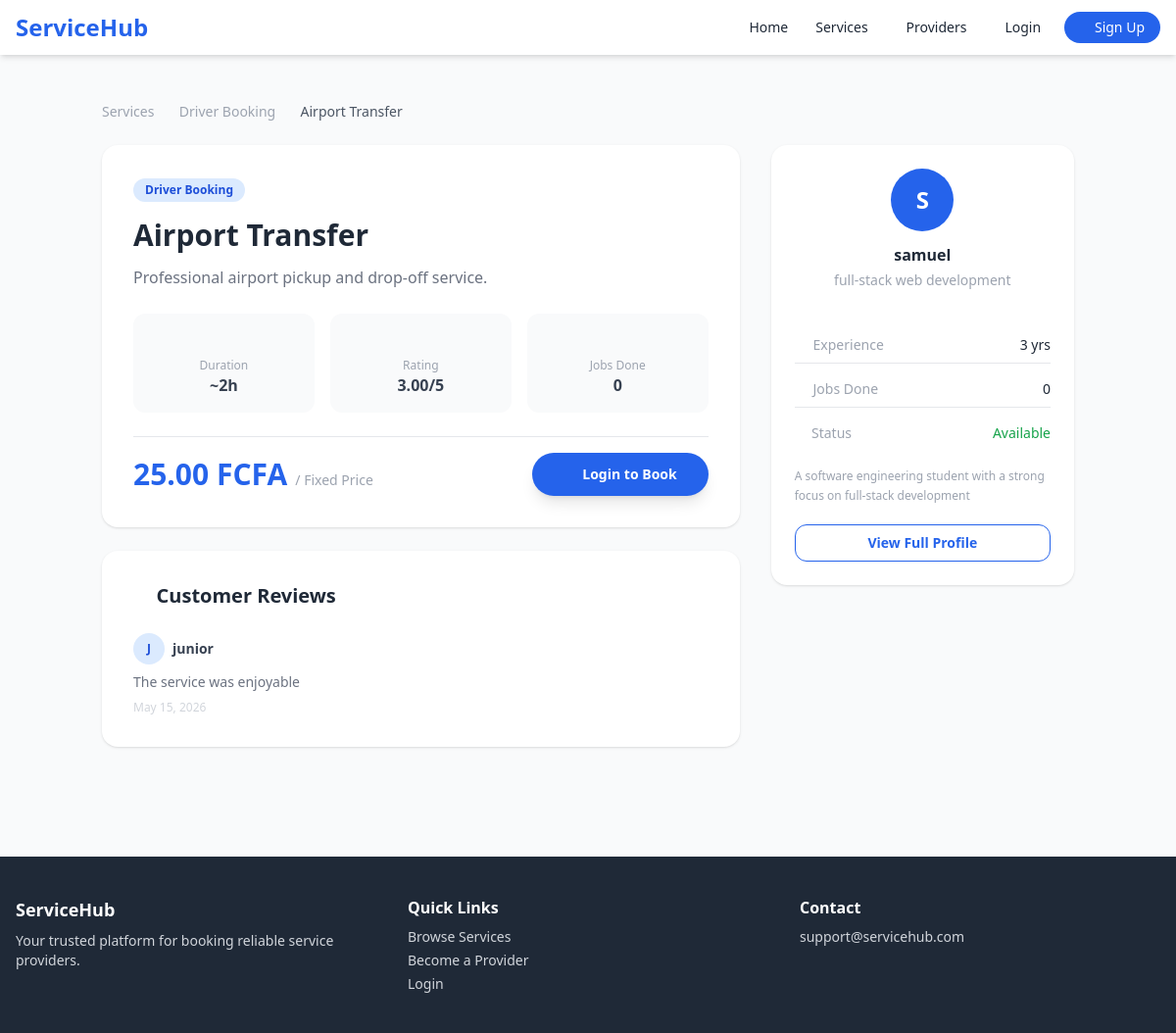
The page /service/1/ on the database its author committed.
### services/models.py (models this page shows, shortened)
class Service(models.Model):
    category = models.ForeignKey(ServiceCategory, on_delete=models.CASCADE, related_name='services')
    provider = models.ForeignKey(ProviderProfile, on_delete=models.CASCADE, related_name='services')
    title = models.CharField(max_length=200)
    description = models.TextField()
    price = models.DecimalField(max_digits=10, decimal_places=2)
    price_type = models.CharField(max_length=20, choices=[
        ('fixed', 'Fixed Price'),
        ('hourly', 'Per Hour'),
        ('daily', 'Per Day'),
    ], default='fixed')
    duration_hours = models.PositiveIntegerField(default=1, help_text='Estimated duration in hours')
    is_active = models.BooleanField(default=True)
    created_at = models.DateTimeField(auto_now_add=True)

class ServiceCategory(models.Model):
    name = models.CharField(max_length=100)
    slug = models.SlugField(unique=True)
    description = models.TextField(blank=True)
    icon = models.CharField(max_length=50, blank=True, help_text='Tailwind/heroicon class')
    image = models.ImageField(upload_to='categories/', blank=True, null=True)
    is_active = models.BooleanField(default=True)
    created_at = models.DateTimeField(auto_now_add=True)
    class Meta:
        verbose_name_plural = 'Service Categories'

### accounts/models.py (models this page shows, shortened)
class ProviderProfile(models.Model):
    STATUS_PENDING = 'pending'
    STATUS_APPROVED = 'approved'
    STATUS_REJECTED = 'rejected'
    STATUS_CHOICES = [
        (STATUS_PENDING, 'Pending'),
        (STATUS_APPROVED, 'Approved'),
        (STATUS_REJECTED, 'Rejected'),
    ]
    user = models.OneToOneField(User, on_delete=models.CASCADE, related_name='provider_profile')
    bio = models.TextField(blank=True)
    id_document = models.FileField(upload_to='documents/', blank=True, null=True)
    service_area = models.CharField(max_length=200, blank=True)
    years_experience = models.PositiveIntegerField(default=0)
    hourly_rate = models.DecimalField(max_digits=8, decimal_places=2, default=0)
    is_available = models.BooleanField(default=True)
    status = models.CharField(max_length=20, choices=STATUS_CHOICES, default=STATUS_PENDING)
    rating = models.DecimalField(max_digits=3, decimal_places=2, default=0.00)
    total_jobs = models.PositiveIntegerField(default=0)
    created_at = models.DateTimeField(auto_now_add=True)

class User(AbstractUser):
    ROLE_CUSTOMER = 'customer'
    ROLE_PROVIDER = 'provider'
    ROLE_ADMIN = 'admin'
    ROLE_CHOICES = [
        (ROLE_CUSTOMER, 'Customer'),
        (ROLE_PROVIDER, 'Service Provider'),
        (ROLE_ADMIN, 'Admin'),
    ]
    email = models.EmailField(unique=True)
    role = models.CharField(max_length=20, choices=ROLE_CHOICES, default=ROLE_CUSTOMER)
    phone = models.CharField(max_length=20, blank=True)
    profile_picture = models.ImageField(upload_to='profiles/', blank=True, null=True)
    address = models.TextField(blank=True)
    created_at = models.DateTimeField(auto_now_add=True)
    USERNAME_FIELD = 'email'
    REQUIRED_FIELDS = ['username']

### reviews/models.py (models this page shows, shortened)
class Review(models.Model):
    booking = models.OneToOneField(Booking, on_delete=models.CASCADE, related_name='review')
    customer = models.ForeignKey(User, on_delete=models.CASCADE, related_name='reviews_given')
    provider = models.ForeignKey(ProviderProfile, on_delete=models.CASCADE, related_name='reviews_received')
    rating = models.PositiveIntegerField(validators=[MinValueValidator(1), MaxValueValidator(5)])
    comment = models.TextField(blank=True)
    created_at = models.DateTimeField(auto_now_add=True)
    class Meta:
        ordering = ['-created_at']

### services/views.py (the view)
# urls.py: path('service/<int:pk>/', views.service_detail, name='service_detail'),
def service_detail(request, pk):
    service = get_object_or_404(Service, pk=pk, is_active=True)
    reviews = service.provider.reviews_received.all().order_by('-created_at')[:10]
    return render(request, 'services/service_detail.html', {
        'service': service,
        'reviews': reviews,
    })

### templates/services/service_detail.html (shortened to what this page needs)
{% extends 'base.html' %}
{% load static %}
{% block content %}
<div class="max-w-5xl mx-auto px-4 py-12">
    <div class="text-sm text-gray-400 mb-6 flex items-center gap-2">
        <a href="{% url 'category_list' %}" class="hover:text-blue-600">Services</a>
        <i class="fa-solid fa-chevron-right text-xs"></i>
        <a href="{% url 'category_detail' service.category.slug %}" class="hover:text-blue-600">{{ service.category.name }}</a>
        <i class="fa-solid fa-chevron-right text-xs"></i>
        <span class="text-gray-600">{{ service.title }}</span>
    </div>
    <div class="grid grid-cols-1 lg:grid-cols-3 gap-8">
        <div class="lg:col-span-2 space-y-6">
            <div class="bg-white rounded-2xl shadow p-8">
                <span class="inline-block bg-blue-100 text-blue-700 text-xs font-semibold px-3 py-1 rounded-full mb-4">
                    {{ service.category.name }}
                </span>
                <h1 class="text-3xl font-extrabold text-gray-800 mb-3">{{ service.title }}</h1>
                <p class="text-gray-500 leading-relaxed mb-6">{{ service.description }}</p>
                <div class="grid grid-cols-3 gap-4 mb-6">
                    <div class="bg-gray-50 rounded-xl p-4 text-center">
                        <i class="fa-solid fa-clock text-blue-500 text-xl mb-1"></i>
                        <p class="text-xs text-gray-400 mt-1">Duration</p>
                        <p class="font-bold text-gray-700">~{{ service.duration_hours }}h</p>
                    </div>
                    <div class="bg-gray-50 rounded-xl p-4 text-center">
                        <i class="fa-solid fa-star text-yellow-400 text-xl mb-1"></i>
                        <p class="text-xs text-gray-400 mt-1">Rating</p>
                        <p class="font-bold text-gray-700">{{ service.provider.rating }}/5</p>
                    </div>
                    <div class="bg-gray-50 rounded-xl p-4 text-center">
                        <i class="fa-solid fa-briefcase text-green-500 text-xl mb-1"></i>
                        <p class="text-xs text-gray-400 mt-1">Jobs Done</p>
                        <p class="font-bold text-gray-700">{{ service.provider.total_jobs }}</p>
                    </div>
                </div>
                <div class="flex items-center justify-between pt-4 border-t">
                    <div>
                        <span class="text-3xl font-extrabold text-blue-600">{{ service.price }} FCFA</span>
                        <span class="text-gray-400 text-sm ml-1">/ {{ service.get_price_type_display }}</span>
                    </div>
                    {% if user.is_authenticated and user.is_customer %}
                        <a href="{% url 'create_booking' service.pk %}"
                           class="bg-blue-600 text-white px-8 py-3 rounded-full font-bold hover:bg-blue-700 transition shadow-lg text-sm">
                            <i class="fa-solid fa-calendar-check mr-2"></i>Book Now
                        </a>
                    {% elif not user.is_authenticated %}
                        <a href="{% url 'login' %}"
                           class="bg-blue-600 text-white px-8 py-3 rounded-full font-bold hover:bg-blue-700 transition shadow-lg text-sm">
                            <i class="fa-solid fa-right-to-bracket mr-2"></i>Login to Book
                        </a>
                    {% else %}
                        <span class="text-gray-400 text-sm italic">Providers cannot book services.</span>
                    {% endif %}
                </div>
            </div>
            <div class="bg-white rounded-2xl shadow p-8">
                <h2 class="text-xl font-bold text-gray-800 mb-6">
                    <i class="fa-solid fa-star text-yellow-400 mr-2"></i>Customer Reviews
                </h2>
                {% for review in reviews %}
                <div class="border-b pb-5 mb-5 last:border-0 last:mb-0 last:pb-0">
                    <div class="flex items-center justify-between mb-2">
                        <div class="flex items-center gap-2">
                            <div class="w-8 h-8 rounded-full bg-blue-100 flex items-center justify-center text-blue-700 font-bold text-xs">
                                {{ review.customer.first_name|first|upper|default:review.customer.email|first|upper }}
                            </div>
                            <span class="font-semibold text-sm text-gray-700">{{ review.customer.get_full_name|default:review.customer.username }}</span>
                        </div>
                        <div class="flex items-center gap-0.5 text-yellow-400 text-sm">
                            {% for i in "12345" %}
                                {% if forloop.counter <= review.rating %}
                                    <i class="fa-solid fa-star"></i>
                                {% else %}
                                    <i class="fa-regular fa-star"></i>
                                {% endif %}
                            {% endfor %}
                        </div>
                    </div>
                    <p class="text-gray-500 text-sm">{{ review.comment }}</p>
                    <p class="text-gray-300 text-xs mt-2">{{ review.created_at|date:"M d, Y" }}</p>
                </div>
                {% empty %}
                <div class="text-center py-8">
                    <i class="fa-regular fa-star text-gray-200 text-4xl mb-3"></i>
                    <p class="text-gray-400">No reviews yet. Be the first to book and review!</p>
                </div>
                {% endfor %}
            </div>
        </div>
        <div class="space-y-5">
            <div class="bg-white rounded-2xl shadow p-6 text-center sticky top-24">
                <div class="w-16 h-16 rounded-full bg-blue-600 flex items-center justify-center text-white font-bold text-2xl mx-auto mb-3">
                    {{ service.provider.user.first_name|first|upper|default:service.provider.user.email|first|upper }}
                </div>
                <h3 class="font-bold text-gray-800">{{ service.provider.user.get_full_name|default:service.provider.user.username }}</h3>
                <p class="text-gray-400 text-sm mt-1">{{ service.provider.service_area|default:"Available Nationwide" }}</p>
                <div class="flex justify-center gap-1 mt-2 text-yellow-400 text-sm">
                    {% for i in "12345" %}
                        {% if forloop.counter <= service.provider.rating %}
                            <i class="fa-solid fa-star"></i>
                        {% else %}
                            <i class="fa-regular fa-star"></i>
                        {% endif %}
                    {% endfor %}
                </div>
                <div class="mt-4 space-y-2 text-sm text-left">
                    <div class="flex justify-between py-2 border-b">
                        <span class="text-gray-400"><i class="fa-solid fa-briefcase mr-2"></i>Experience</span>
                        <span class="font-medium">{{ service.provider.years_experience }} yrs</span>
                    </div>
                    <div class="flex justify-between py-2 border-b">
                        <span class="text-gray-400"><i class="fa-solid fa-check-double mr-2"></i>Jobs Done</span>
                        <span class="font-medium">{{ service.provider.total_jobs }}</span>
                    </div>
                    <div class="flex justify-between py-2">
                        <span class="text-gray-400"><i class="fa-solid fa-circle mr-2 text-green-500 text-xs"></i>Status</span>
                        <span class="font-medium text-green-600">Available</span>
                    </div>
                </div>
                {% if service.provider.bio %}
                <p class="text-gray-400 text-xs mt-4 text-left leading-relaxed">{{ service.provider.bio|truncatechars:150 }}</p>
                {% endif %}
                <a href="{% url 'provider_detail' service.provider.pk %}"
                   class="block mt-5 border border-blue-600 text-blue-600 py-2 rounded-xl text-sm font-semibold hover:bg-blue-50 transition">
                    View Full Profile
                </a>
            </div>
        </div>
    </div>
</div>
{% endblock %}

### rows shown on the page
Service: category.name "Driver Booking", title "Airport Transfer", description "Professional airport pickup and drop-off service.", duration_hours "2", provider.rating "3.00", provider.total_jobs "0", price "25.00", price_type "Fixed Price", provider.user.first_name|first "S", provider.user.get_full_name "samuel", provider.service_area "full-stack web development", provider.years_experience "3", provider.bio "A software engineering student with a strong focus on full-stack development"
Review: customer.first_name|first "J", customer.get_full_name "junior", rating 3 (drawn), comment "The service was enjoyable", created_at "May 15, 2026"
